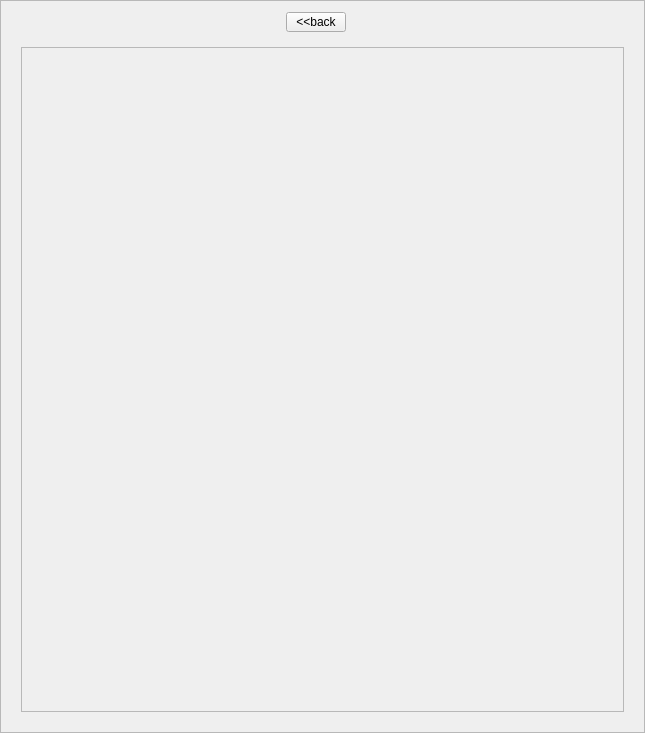
<?xml version="1.0" encoding="UTF-8"?>
<ui version="4.0">
  <class>Result</class>
 <widget class="QFrame" name="Result">
  <property name="geometry">
   <rect>
    <x>0</x>
    <y>0</y>
    <width>645</width>
    <height>733</height>
   </rect>
  </property>
  <property name="sizePolicy">
   <sizepolicy hsizetype="Preferred" vsizetype="Preferred">
    <horstretch>0</horstretch>
    <verstretch>0</verstretch>
   </sizepolicy>
  </property>
  <property name="maximumSize">
   <size>
    <width>10000</width>
    <height>10000</height>
   </size>
  </property>
  <property name="windowTitle">
   <string>Frame</string>
  </property>
  <property name="frameShape">
   <enum>QFrame::StyledPanel</enum>
  </property>
  <property name="frameShadow">
   <enum>QFrame::Raised</enum>
  </property>
  <layout class="QVBoxLayout" name="verticalLayout">
   <item>
    <widget class="QFrame" name="frame">
     <property name="frameShape">
      <enum>QFrame::NoFrame</enum>
     </property>
     <property name="frameShadow">
      <enum>QFrame::Raised</enum>
     </property>
     <layout class="QHBoxLayout" name="horizontalLayout">
      <property name="topMargin">
       <number>0</number>
      </property>
      <property name="bottomMargin">
       <number>0</number>
      </property>
      <item>
       <spacer name="horizontalSpacer">
        <property name="orientation">
         <enum>Qt::Horizontal</enum>
        </property>
        <property name="sizeHint" stdset="0">
         <size>
          <width>40</width>
          <height>20</height>
         </size>
        </property>
       </spacer>
      </item>
      <item>
       <widget class="QPushButton" name="backButton">
        <property name="maximumSize">
         <size>
          <width>60</width>
          <height>20</height>
         </size>
        </property>
        <property name="text">
         <string>&lt;&lt;back</string>
        </property>
       </widget>
      </item>
      <item>
       <widget class="QLabel" name="currentActionLabel">
        <property name="font">
         <font>
          <weight>75</weight>
          <bold>true</bold>
         </font>
        </property>
        <property name="text">
         <string/>
        </property>
        <property name="alignment">
         <set>Qt::AlignCenter</set>
        </property>
        <property name="wordWrap">
         <bool>true</bool>
        </property>
       </widget>
      </item>
      <item>
       <spacer name="horizontalSpacer_2">
        <property name="orientation">
         <enum>Qt::Horizontal</enum>
        </property>
        <property name="sizeHint" stdset="0">
         <size>
          <width>40</width>
          <height>20</height>
         </size>
        </property>
       </spacer>
      </item>
     </layout>
    </widget>
   </item>
   <item>
    <widget class="QStackedWidget" name="stackedWidget">
     <widget class="QWidget" name="list_page">
      <layout class="QVBoxLayout" name="verticalLayout_3">
       <item>
        <widget class="QScrollArea" name="scrollArea">
         <property name="widgetResizable">
          <bool>true</bool>
         </property>
         <widget class="QWidget" name="list_content">
          <property name="geometry">
           <rect>
            <x>0</x>
            <y>0</y>
            <width>605</width>
            <height>667</height>
           </rect>
          </property>
          <layout class="QVBoxLayout" name="verticalLayout_2">
           <item>
            <spacer name="verticalSpacer">
             <property name="orientation">
              <enum>Qt::Vertical</enum>
             </property>
             <property name="sizeHint" stdset="0">
              <size>
               <width>20</width>
               <height>40</height>
              </size>
             </property>
            </spacer>
           </item>
          </layout>
         </widget>
        </widget>
       </item>
      </layout>
     </widget>
     <widget class="QWidget" name="info_page">
      <layout class="QVBoxLayout" name="movieInfoLayout">
       <item>
        <widget class="QScrollArea" name="scrollArea_2">
         <property name="widgetResizable">
          <bool>true</bool>
         </property>
         <widget class="QWidget" name="info_content">
          <property name="geometry">
           <rect>
            <x>0</x>
            <y>0</y>
            <width>605</width>
            <height>667</height>
           </rect>
          </property>
          <layout class="QVBoxLayout" name="verticalLayout_8"/>
         </widget>
        </widget>
       </item>
      </layout>
     </widget>
    </widget>
   </item>
  </layout>
 </widget>
 <resources/>
 <connections/>
</ui>
